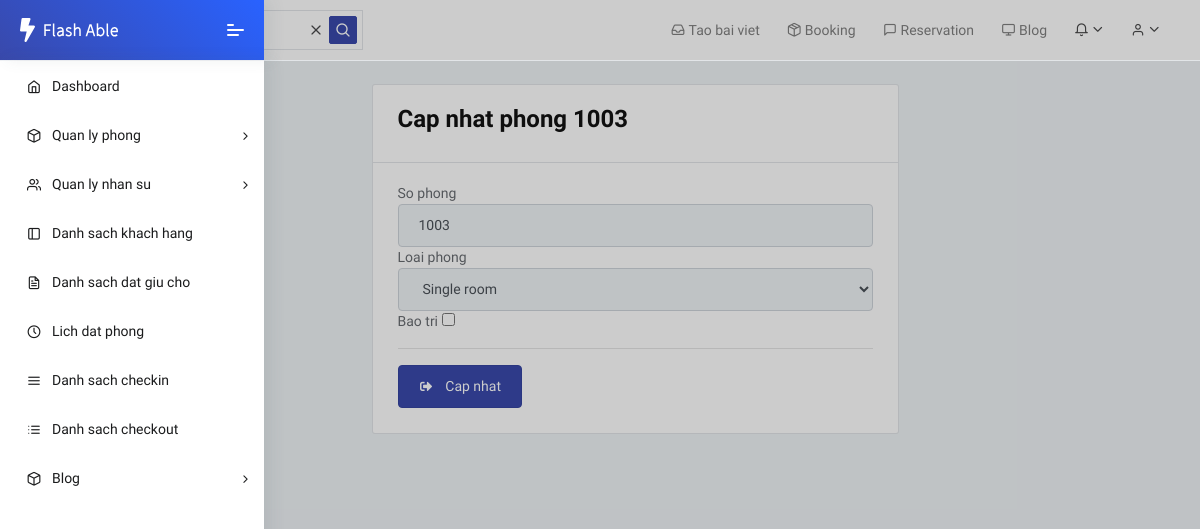
Screenshot of /rooms/1003/update (signed in) with the database file from the repository.
### room/models.py (models this page shows, shortened)
class Room(models.Model):
    room_number = models.CharField('So phong', primary_key=True, max_length=30, error_messages={'unique':"Phong da ton tai"})
    room_type = models.ForeignKey(RoomType, on_delete=models.SET_NULL, null=True, verbose_name="Loai phong")
    maintenance = models.BooleanField(default=False, verbose_name='Bao tri')
    availability = models.BooleanField(default=True, verbose_name='Co the su dung')
    class Meta:
        permissions = (("can_mark_returned", "Set book as returned"),)

### room/views.py (the view)
# urls.py: path('<slug:pk>/update', views.RoomUpdateView.as_view(), name='room_update'),
class RoomUpdateView(LoginRequiredMixin, PermissionRequiredMixin, UpdateView):
    permission_required = 'room.change_room'
    model = Room
    form_class = RoomForm
    template_name = 'room_update.html'
    success_url = reverse_lazy('room_list')

### room/forms.py
class RoomForm(ModelForm):
    class Meta:
        model = Room
        fields = '__all__'
        widgets = {
            'room_number': forms.TextInput(attrs={'class': 'form-control form-control-user'}),
            'room_type': forms.Select(attrs={'class': 'form-control form-control-user'}),
            'availability': forms.HiddenInput,
        }

### room/models.py (called while the page is built)
    def __str__(self):
        return self.type

### room/templates/room_update.html (shortened to what this page needs)
{% extends 'base.html' %}
{% block content %}
    <div class="row">
        <div class="col-sm-6 mx-auto">
            <div class="card">
                <div class="card-header">
                    <h3>Cap nhat phong {{ room.room_number }}</h3>
                </div>
                <div class="card-body">
                    <form class="user" method="POST">
                        <table>
                            {% for field in form.visible_fields %}
                                {{ field }}
                            {% endfor %}
                        </table>
                        <hr>
                        <a class="btn btn-primary btn-user" href="#" data-toggle="modal" data-target="#UpdateModal">
                            <i class="fas fa-sign-out-alt fa-sm fa-fw mr-2 text-gray-400"></i>
                            Cap nhat
                        </a>
                    </form>
                </div>
            </div>
        </div>
    </div>
{% endblock %}

### rows the page displays
Room: room_number "1003", visible_fields "1003" "Single room"
